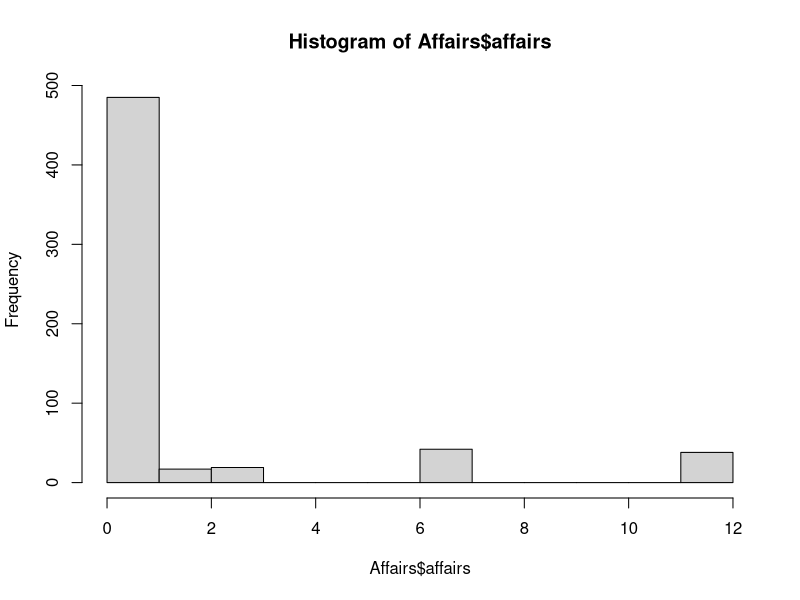

R code for this plot: (Note: this script raises an error after producing the figure.)
# Homework 4 - Question 3
' Ref: https://rstudio-pubs-static.s3.amazonaws.com/11785_e937a5f782864e1c9053d90b2b66c796.html
  Ref: https://data.library.virginia.edu/getting-started-with-hurdle-models/
 https://tysonbarrett.com/Rstats/chapter-5-generalized-linear-models.html
  Fit the following four models for the Affairs data
  a.) Poisson, 
  b.) Negative Binomial: glm.nb(dependend ~., data=data)
  c.) Hurdle Poisson: hurdle(formula, data, link=logit)
  d.) Hurdle Negative Binomial: 
  Discuss results comparing Log likelihood, AIC, 
  Prediction vs Actual, rootgram. 

'

# Clear namespace -------------------------------------
rm(list=ls())

# Load Packages ---------------------------------------
library(AER)
library(MASS)
library(dplyr)
library(pscl)

# Load data -------------------------------------------
data("Affairs")

# Inspect Data ----------------------------------------
' y = affairs
'
?Affairs
names(Affairs)
hist(Affairs$affairs)
summary(Affairs)
Affairs %>% group_by(gender) %>% summarise(affairs=sum(affairs))


# Fit Poisson Model ----------------------------------
m.poisson <- glm(affairs ~., data=Affairs, 
                 family=poisson(link='log'))

summary(m.poisson)


# Fit Negative Binomial Regression -------------------
m.nb <- glm.nb(affairs ~., data=Affairs)

summary(m.nb)

# Fit Hurdle Model -----------------------------------
m.hurdle.poisson <- hurdle(affairs~., data=Affairs, dist='poisson')
m.hurdle.
